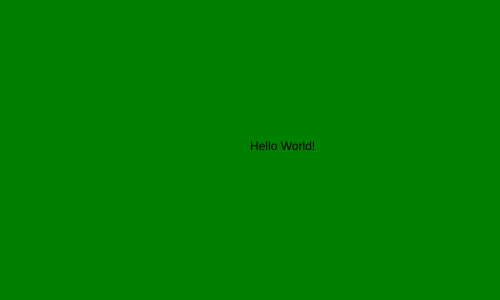
Frame 1 (no input)
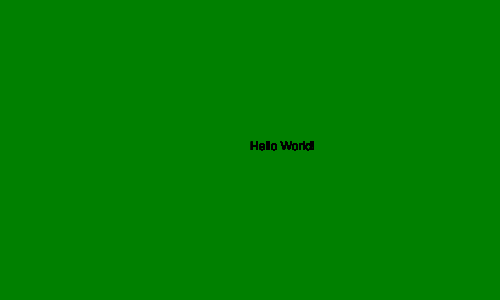
Frame 60 (no input)
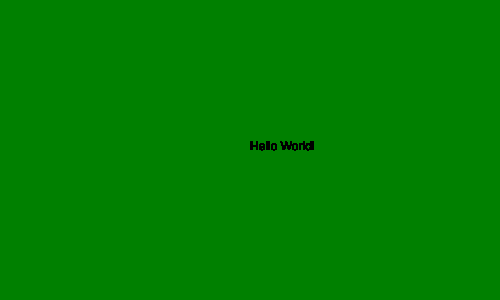
Frame 120 (the mouse pressed at the canvas centre since frame 60)

The p5.js sketch that drew these frames (run headless with seeded random() and noise() and a simulated clock; from frame 60 on, the mouse is pressed at the canvas centre):

// p5.js sketch
// ── sketch.js
//Declaring the setup function
function setup(){

  // creating a canvas 500 px wide and 300px high
  createCanvas( 500, 300 );

  //declaring the background green
  background( 'green' );
}
//Declaring the draw function
function draw(){

  //using the text function, haveing p5 write, "Hello World!"
  text( "Hello World!", 250, 150 );

}
